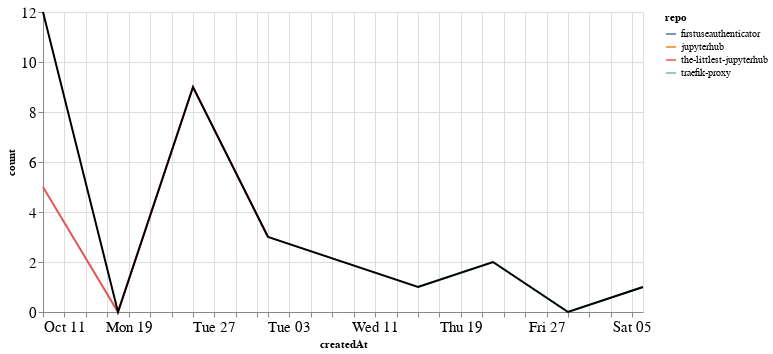

Source (notebook cell):
### Markdown cell above
### Comments

### Code cell
comments_time = comments.groupby('repo').resample('W', on='createdAt').count()['author'].reset_index()
comments_time = comments_time.rename(columns={'author': 'count'})
comments_time_total = comments_time.groupby('createdAt').agg({"count": "sum"}).reset_index()
ch1 = alt.Chart(comments_time, width=600).mark_line().encode(
    x='createdAt',
    y='count',
    color='repo',
    tooltip="repo"
)

ch2 = alt.Chart(comments_time_total, width=600).mark_line(color="black").encode(
    x='createdAt',
    y='count',
)

ch1 + ch2

### Figure 1 — Vega-Lite specification as saved in the notebook (floating-point values rounded to 4 significant figures)
{"config": {"axisLeft": {"labelFontSize": 15}, "axisBottom": {"labelFontSize": 15}}, "layer": [{"data": {"name": "data-f666f533d8eef8e4abb347aecbd19f0d"}, "mark": "line", "encoding": {"color": {"type": "nominal", "field": "repo"}, "tooltip": {"type": "nominal", "field": "repo"}, "x": {"type": "temporal", "field": "createdAt"}, "y": {"type": "quantitative", "field": "count"}}, "width": 600}, {"data": {"name": "data-f07e5d64482b0fb6765b29951b71361e"}, "mark": {"type": "line", "color": "black"}, "encoding": {"x": {"type": "temporal", "field": "createdAt"}, "y": {"type": "quantitative", "field": "count"}}, "width": 600}], "$schema": "https://vega.github.io/schema/vega-lite/v4.8.1.json", "datasets": {"data-f666f533d8eef8e4abb347aecbd19f0d": [{"repo": "firstuseauthenticator", "createdAt": "2020-10-11T00:00:00", "count": 3}, {"repo": "jupyterhub", "createdAt": "2020-10-11T00:00:00", "count": 4}, {"repo": "the-littlest-jupyterhub", "createdAt": "2020-10-11T00:00:00", "count": 5}, {"repo": "the-littlest-jupyterhub", "createdAt": "2020-10-18T00:00:00", "count": 0}, {"repo": "the-littlest-jupyterhub", "createdAt": "2020-10-25T00:00:00", "count": 9}, {"repo": "the-littlest-jupyterhub", "createdAt": "2020-11-01T00:00:00", "count": 3}, {"repo": "traefik-proxy", "createdAt": "2020-11-15T00:00:00", "count": 1}, {"repo": "traefik-proxy", "createdAt": "2020-11-22T00:00:00", "count": 2}, {"repo": "traefik-proxy", "createdAt": "2020-11-29T00:00:00", "count": 0}, {"repo": "traefik-proxy", "createdAt": "2020-12-06T00:00:00", "count": 1}], "data-f07e5d64482b0fb6765b29951b71361e": [{"createdAt": "2020-10-11T00:00:00", "count": 12}, {"createdAt": "2020-10-18T00:00:00", "count": 0}, {"createdAt": "2020-10-25T00:00:00", "count": 9}, {"createdAt": "2020-11-01T00:00:00", "count": 3}, {"createdAt": "2020-11-15T00:00:00", "count": 1}, {"createdAt": "2020-11-22T00:00:00", "count": 2}, {"createdAt": "2020-11-29T00:00:00", "count": 0}, {"createdAt": "2020-12-06T00:00:00", "count": 1}]}}
